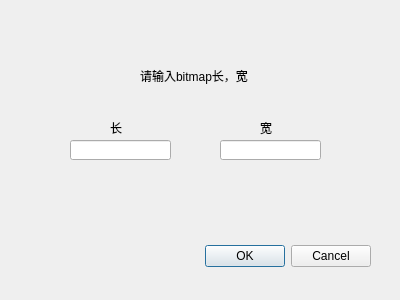
<?xml version="1.0" encoding="UTF-8"?>
<ui version="4.0">
 <class>newDialog</class>
 <widget class="QDialog" name="newDialog">
  <property name="geometry">
   <rect>
    <x>0</x>
    <y>0</y>
    <width>400</width>
    <height>300</height>
   </rect>
  </property>
  <property name="windowTitle">
   <string>Dialog</string>
  </property>
  <widget class="QDialogButtonBox" name="buttonBox">
   <property name="geometry">
    <rect>
     <x>30</x>
     <y>240</y>
     <width>341</width>
     <height>32</height>
    </rect>
   </property>
   <property name="orientation">
    <enum>Qt::Horizontal</enum>
   </property>
   <property name="standardButtons">
    <set>QDialogButtonBox::Cancel|QDialogButtonBox::Ok</set>
   </property>
  </widget>
  <widget class="QLabel" name="label">
   <property name="geometry">
    <rect>
     <x>140</x>
     <y>50</y>
     <width>131</width>
     <height>51</height>
    </rect>
   </property>
   <property name="text">
    <string>请输入bitmap长，宽</string>
   </property>
  </widget>
  <widget class="QLabel" name="label_2">
   <property name="geometry">
    <rect>
     <x>110</x>
     <y>120</y>
     <width>31</width>
     <height>16</height>
    </rect>
   </property>
   <property name="text">
    <string>长</string>
   </property>
  </widget>
  <widget class="QLabel" name="label_3">
   <property name="geometry">
    <rect>
     <x>260</x>
     <y>120</y>
     <width>31</width>
     <height>16</height>
    </rect>
   </property>
   <property name="text">
    <string>宽</string>
   </property>
  </widget>
  <widget class="QLineEdit" name="lineEdit">
   <property name="geometry">
    <rect>
     <x>70</x>
     <y>140</y>
     <width>101</width>
     <height>20</height>
    </rect>
   </property>
  </widget>
  <widget class="QLineEdit" name="lineEdit_2">
   <property name="geometry">
    <rect>
     <x>220</x>
     <y>140</y>
     <width>101</width>
     <height>20</height>
    </rect>
   </property>
  </widget>
 </widget>
 <resources/>
 <connections>
  <connection>
   <sender>buttonBox</sender>
   <signal>accepted()</signal>
   <receiver>newDialog</receiver>
   <slot>accept()</slot>
   <hints>
    <hint type="sourcelabel">
     <x>248</x>
     <y>254</y>
    </hint>
    <hint type="destinationlabel">
     <x>157</x>
     <y>274</y>
    </hint>
   </hints>
  </connection>
  <connection>
   <sender>buttonBox</sender>
   <signal>rejected()</signal>
   <receiver>newDialog</receiver>
   <slot>reject()</slot>
   <hints>
    <hint type="sourcelabel">
     <x>316</x>
     <y>260</y>
    </hint>
    <hint type="destinationlabel">
     <x>286</x>
     <y>274</y>
    </hint>
   </hints>
  </connection>
 </connections>
</ui>
